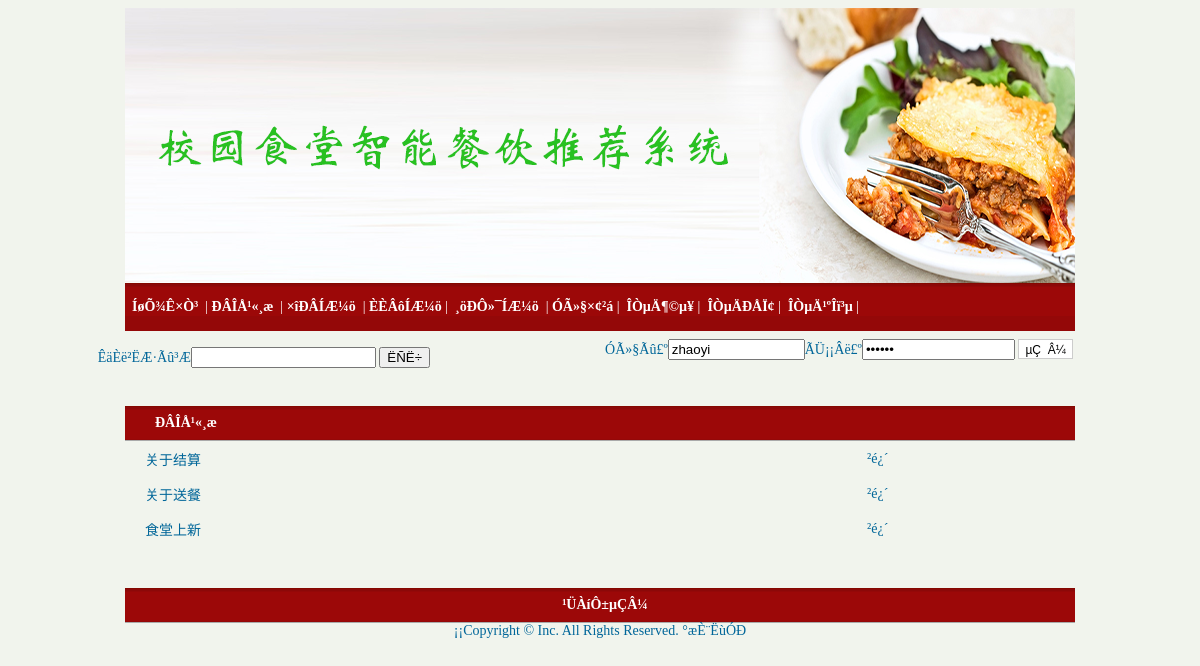
Page /notice.php on the committed database.
### tables this page shows
CREATE TABLE `notice` (
  `id` int(11) NOT NULL AUTO_INCREMENT COMMENT '主键',
  `title` varchar(200) DEFAULT NULL COMMENT '标题',
  `content` mediumtext COMMENT '内容',
  `num` int(11) DEFAULT '0' COMMENT '点击次数',
  `addtime` datetime DEFAULT NULL COMMENT '发布时间',
  PRIMARY KEY (`id`)
);

### notice.php (the view, shortened to what this page needs)
<?php
require("header.php");
?>
<table width="950" border="0" align="center">
  <tr>
    <td height="20">&nbsp;</td>
  </tr>
</table>
<TABLE width=950 border=0 align="center" cellPadding=0 cellSpacing=0 id=table_info>
 <TR height=35 align=left >
	 	 <td style="color:white;padding-left:30px" colspan=2 class="menu_bar">ÐÂÎÅ¹«¸æ</TD>
 </TR>
    <?php
			  $sql="select * from notice $where order by id DESC";
			    $res=mysql_query($sql);
	  while($data=mysql_fetch_array($res))
	  {
	?>
  <TR height=35 align=left >
 <td height="25" style="padding-left:20px"><?php echo $data["title"]?></td>
<td height="25"><?php
 echo "<font color=red><a href=view1.php?id=$data[id] >²é¿´</a></font>";
?></TR>
<?php
	}
?>
     </TABLE>
<table width="950" border="0" align="center">
  <tr>
    <td height="20">&nbsp;</td>
  </tr>
</table>
<?php
require("footer.php");
?>

### rows in the picture
notice: title "关于结算"
notice: title "关于送餐"
notice: title "食堂上新"
